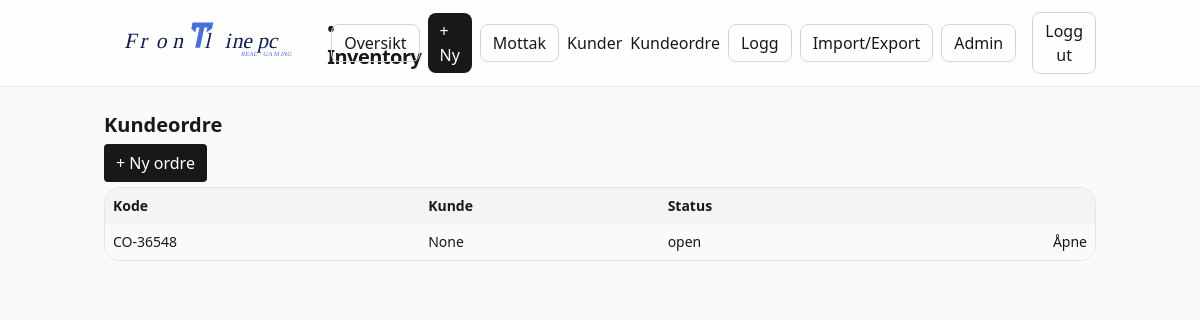
The page /co (signed in) on the database as committed earlier.
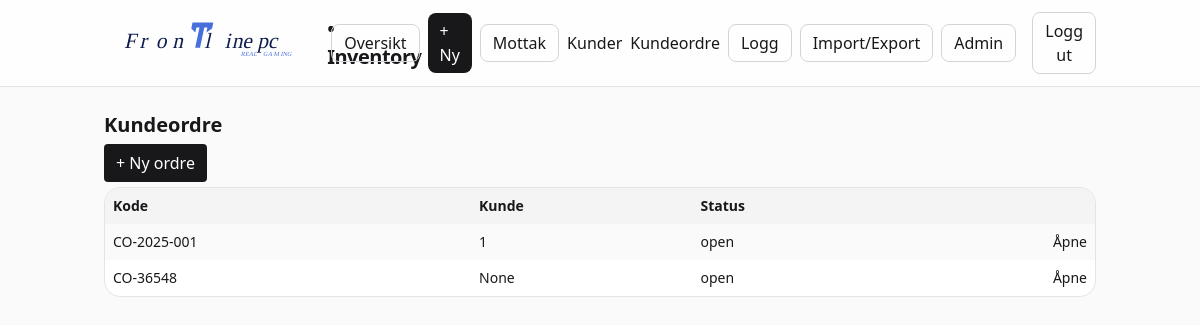
The same page on the database as committed later.
### frontline_inventory_web/app/models.py (models this page shows)
class CustomerOrder(Base):
    __tablename__ = "customer_orders"
    id: Mapped[int] = mapped_column(Integer, primary_key=True)
    code: Mapped[str] = mapped_column(String(120), unique=True, nullable=False)
    customer_id: Mapped[int] = mapped_column(ForeignKey("customers.id", ondelete="CASCADE"))
    status: Mapped[str] = mapped_column(String(20), default="open")  # open|fulfilled|cancelled
    notes: Mapped[str] = mapped_column(String(500), default="")
    created_at: Mapped[datetime] = mapped_column(DateTime, default=datetime.utcnow)
    customer: Mapped[customer] = relationship("Customer")

### frontline_inventory_web/app/main.py (the view)
@app.get("/co")
def co_list(request: Request, db: Session = Depends(get_db), current_user=Depends(require_user)):
    rows = db.execute(select(CustomerOrder).order_by(CustomerOrder.created_at.desc())).scalars().all()
    return templates.TemplateResponse("co_list.html", {"request": request, "user": current_user, "rows": rows})

### frontline_inventory_web/app/templates/co_list.html (shortened to what this page needs)
{% extends "base.html" %}
{% block content %}
<h1 class="text-xl font-semibold mb-3">Kundeordre</h1>
<div class="mb-3"><a class="px-3 py-2 rounded bg-zinc-900 text-white" href="/co/new">+ Ny ordre</a></div>
<div class="rounded-2xl border border-zinc-200 bg-white overflow-hidden">
  <table class="w-full text-sm">
    <thead class="bg-zinc-100"><tr><th class="p-2 text-left">Kode</th><th class="p-2 text-left">Kunde</th><th class="p-2 text-left">Status</th><th class="p-2"></th></tr></thead>
    <tbody>
      {% for co in rows %}
      <tr class="odd:bg-zinc-50">
        <td class="p-2">{{ co.code }}</td>
        <td class="p-2">{{ co.customer_id }}</td>
        <td class="p-2">{{ co.status }}</td>
        <td class="p-2 text-right"><a class="text-zinc-900 hover:underline" href="/co/{{ co.id }}">Åpne</a></td>
      </tr>
      {% endfor %}
    </tbody>
  </table>
</div>
{% endblock %}

Rows that differ between the two databases and show on the page:
added CustomerOrder: code "CO-2025-001", customer_id "1", status "open"
